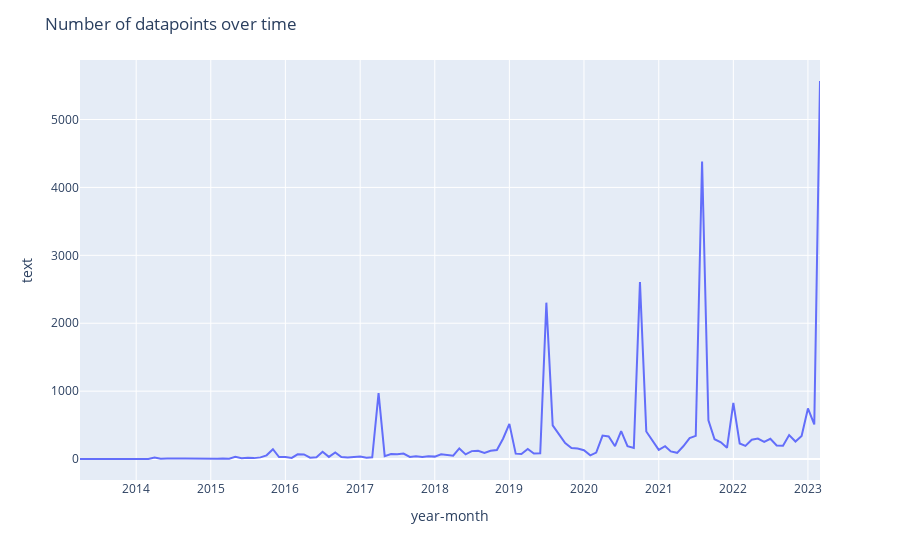

The notebook cell this image was saved under:
### Code cell
# line chart of the number of datapoints over time (per month)

# get the month from the date
df = raw_df[raw_df['date'].notna()]
for i, row in df.iterrows():
    date = row['date']
    df.at[i, 'year-month'] = '-'.join(date.split('-')[:2])

# get average for each country
df = df.groupby(['year-month']).count().reset_index()

# sort by year
df = df.sort_values(by=['year-month'])

# plot
fig = px.line(df, x="year-month", y="text")
fig.update_layout(title_text='Number of datapoints over time')
fig.show()

### Figure 1 — Plotly figure (JSON) as saved in the notebook; plotly's stock layout.template omitted (floating-point values rounded to 4 significant figures)
{"data": [{"hovertemplate": "year-month=%{x}<br>text=%{y}<extra></extra>", "legendgroup": "", "line": {"color": "#636efa", "dash": "solid"}, "marker": {"symbol": "circle"}, "mode": "lines", "name": "", "orientation": "v", "showlegend": false, "type": "scatter", "x": ["2013-04", "2013-05", "2013-06", "2013-08", "2013-09", "2013-11", "2013-12", "2014-01", "2014-02", "2014-03", "2014-04", "2014-05", "2014-06", "2014-07", "2014-08", "2014-09", "2014-10", "2014-11", "2014-12", "2015-01", "2015-02", "2015-03", "2015-04", "2015-05", "2015-06", "2015-07", "2015-08", "2015-09", "2015-10", "2015-11", "2015-12", "2016-01", "2016-02", "2016-03", "2016-04", "2016-05", "2016-06", "2016-07", "2016-08", "2016-09", "2016-10", "2016-11", "2016-12", "2017-01", "2017-02", "2017-03", "2017-04", "2017-05", "2017-06", "2017-07", "2017-08", "2017-09", "2017-10", "2017-11", "2017-12", "2018-01", "2018-02", "2018-03", "2018-04", "2018-05", "2018-06", "2018-07", "2018-08", "2018-09", "2018-10", "2018-11", "2018-12", "2019-01", "2019-02", "2019-03", "2019-04", "2019-05", "2019-06", "2019-07", "2019-08", "2019-09", "2019-10", "2019-11", "2019-12", "2020-01", "2020-02", "2020-03", "2020-04", "2020-05", "2020-06", "2020-07", "2020-08", "2020-09", "2020-10", "2020-11", "2020-12", "2021-01", "2021-02", "2021-03", "2021-04", "2021-05", "2021-06", "2021-07", "2021-08", "2021-09", "2021-10", "2021-11", "2021-12", "2022-01", "2022-02", "2022-03", "2022-04", "2022-05", "2022-06", "2022-07", "2022-08", "2022-09", "2022-10", "2022-11", "2022-12", "2023-01", "2023-02", "2023-03", "CZ"], "xaxis": "x", "y": [1, 3, 2, 6, 1, 1, 1, 2, 2, 1, 24, 6, 10, 5, 7, 8, 6, 3, 5, 8, 4, 9, 5, 32, 11, 18, 14, 25, 55, 145, 29, 30, 17, 70, 69, 21, 27, 108, 32, 98, 29, 22, 28, 37, 18, 26, 970, 44, 75, 72, 81, 32, 43, 31, 40, 36, 70, 59, 49, 157, 69, 117, 123, 91, 121, 133, 300, 518, 80, 75, 148, 82, 85, 2303, 497, 363, 236, 164, 154, 130, 55, 96, 346, 334, 189, 410, 189, 165, 2605, 406, 265, 135, 189, 113, 92, 188, 308, 341, 4381, 572, 292, 247, 165, 828, 230, 194, 285, 302, 252, 299, 199, 195, 354, 258, 339, 745, 511, 5567, 1], "yaxis": "y"}], "layout": {"legend": {"tracegroupgap": 0}, "margin": {"t": 60}, "title": {"text": "Number of datapoints over time"}, "xaxis": {"anchor": "y", "domain": [0, 1], "title": {"text": "year-month"}}, "yaxis": {"anchor": "x", "domain": [0, 1], "title": {"text": "text"}}}}
